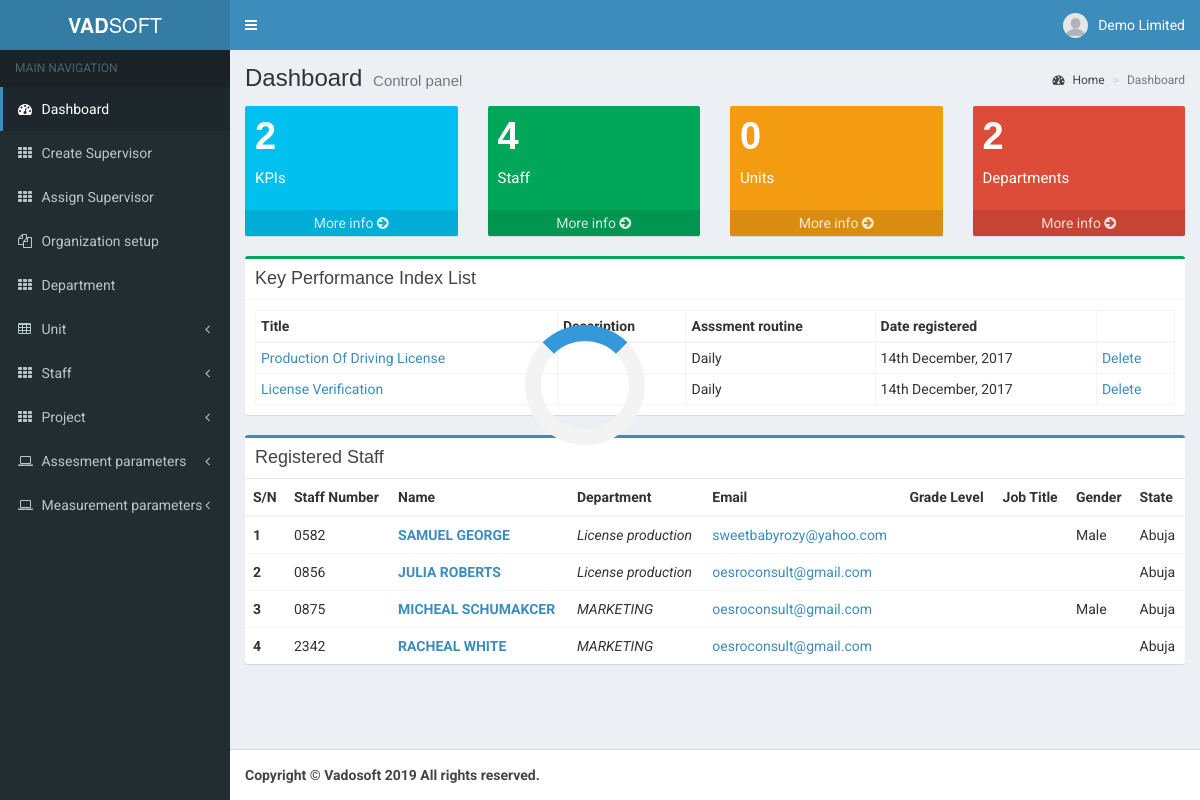
Screenshot of /v/index.php (signed in) with the database file from the repository.
### tables this page shows
CREATE TABLE `kpi` (
  `kpi_id` int(6) NOT NULL,
  `kpi_name` varchar(100) NOT NULL,
  `kpi_discrip` text NOT NULL,
  `kpi_routine` varchar(20) NOT NULL,
  `registered_at` datetime NOT NULL,
  `org_id` int(11) NOT NULL,
  `lasttimelinksent` datetime NOT NULL
);

CREATE TABLE `staff` (
  `sta_id` int(11) NOT NULL,
  `sta_number` varchar(100) NOT NULL,
  `sta_fname` varchar(20) NOT NULL,
  `sta_lname` varchar(20) NOT NULL,
  `sta_dept` int(6) NOT NULL,
  `sta_org` int(6) NOT NULL,
  `sta_email` varchar(100) NOT NULL,
  `sta_phone` varchar(30) NOT NULL,
  `sta_sex` varchar(7) NOT NULL,
  `registered_at` datetime DEFAULT NULL,
  `sta_state` varchar(30) NOT NULL,
  `sta_city` varchar(20) NOT NULL,
  `sta_grade_level` varchar(50) NOT NULL,
  `sta_job_title` varchar(50) NOT NULL
);

CREATE TABLE `department` (
  `dept_id` int(11) NOT NULL,
  `dept_name` varchar(50) NOT NULL,
  `dept_org` int(11) NOT NULL,
  `linkperson` int(11) NOT NULL,
  `dept_discrip` text NOT NULL,
  `registered_at` datetime NOT NULL
);

### v/webapp/functions.php (called while the page is built, shortened)
<?php
function GetKPI($connection, $kpi_id, $org_id)
{
    if ($kpi_id != "") {
        $WHERE = "WHERE kpi_id = '$kpi_id' and org_id = '$org_id'";
    } else {
        $WHERE = "WHERE org_id = '$org_id'";
    }
    $sql = "SELECT * FROM kpi ". $WHERE;
    $query = $connection ->query($sql) ;
    $num =  $query->execute();
    if($num !=0)
    {
        return $query->fetchAll();
    }
    else
    {
        return false;
    }
}
function GetStaffList($connection,$org,$dept_id)
{
    if ($dept_id)
    {
        $ANDWHERE = "AND (sta_dept = '$dept_id' OR sta_id = '$dept_id')";
    }
    else
    {
        $ANDWHERE = "";
    }
    $sql = "SELECT * FROM staff WHERE sta_org = '$org' $ANDWHERE";
    $query = $connection ->query($sql) ;
    $num =  $query->execute();
    if($num !=0)
    {
        return $query->fetchAll();
    }
    else
    {
        return false;
    }
}
function GetDeptId($connection,$id){
    $query = $connection ->query("SELECT * FROM department WHERE dept_id = '$id' ") ;
    while ($row = $query->fetch()) {
        $dept = $row['dept_name'] ;
        return " $dept ";
    }
}

### v/webapp/kpi.php (shortened to what this page needs)
<?php $get_assesement_kpi = GetKPI($connection, '', $_SESSION['id']) ; ?>
<div class="box box-success">
    <div class="box-header with-border">
        <h3 class="box-title">Key Performance Index List</h3>
    </div>
    <div class="box-body">
        <table class="table table-bordered table-condensed table-responsive" >
            <thead>
                <tr>
                    <th>Title</th>
                    <th>Description</th>
                    <th>Asssment routine</th>
                    <th>Date registered</th>
                    <th></th>
                </tr>
            </thead>
            <tbody>
               <?php
                foreach($get_assesement_kpi as $row)
                {
                    $name = $row['kpi_name'] ;
                    $discrip = $row['kpi_discrip'] ;
                    $routine = ucwords(strtolower($row['kpi_routine']));
                    $dtime = date("jS F, Y", strtotime($row['registered_at']));
                    $id = $row['kpi_id'] ;
                    echo "<tr>
                            <td class='description'><a href='staffprofile?id=$id&measure=kpilist' class='name'>".ucwords(strtolower($name))."</a></td>
                            <td>$discrip</td>
                            <td>$routine</td>
                            <td>$dtime</td>
                            <td> <a href='#' data-toggle='modal' data-target='#oc$id'>Delete</a></td>
                    </tr>";
                }
               ?>
            </tbody>
        </table>
    </div>
</div>

### v/webapp/staff_list_home.php (shortened to what this page needs)
<?php $get_staff = GetStaffList($connection,$_SESSION['id'], $dept_id); ?>
		<table id="dept" class="table table-responsive">
			<thead >
				<tr align="left">
					<th>S/N</th>
					<th>Staff Number</th>
					<th>Name</th>
					<th>Department</th>
					<th>Email</th>
					<th>Grade Level </th>
					<th>Job Title </th>
					<th>Gender</th>
					<th>State</th>
				</tr>
			</thead>
			<tbody>
				<?php
					$sn = 1;
					foreach ($get_staff as $row)
					{
						$fname = $row['sta_fname'] ;
			            $lname = $row['sta_lname'] ;
			            $dept = $row['sta_dept'] ;
			            $email = $row['sta_email'];
			            $gender = $row['sta_sex'];
			            $id = $row['sta_id'];
			            $grade_level = $row['sta_grade_level'];
			            $job_title = $row['sta_job_title'];
			            $name = "$fname ".  " $lname ";
			            $snumber = $row['sta_number'];
			            $state = $row['sta_state'];
          				$randvalue = md5(rand(0000,9999).$id.$lname) . md5(rand(2222,8889).$id.$fname) . md5($id.$name);
			            echo "<tr>
			            		<th scope='row'>$sn</th>
			            		<td>$snumber</td>
			                    <td><a href='staffprofile?tag=$randvalue&id=$id&measure=summarylist' class='name'><b>$name</b></a></td>
			                    <td><em>".GetDeptId($connection,$dept)."</em></td>
			                    <td><a href='mailto:$email'>$email</a></td>
			                    <td>$grade_level</td>
			                    <td>$job_title</td>
			                    <td>$gender</td>
			                    <td>$state</td>
			            </tr>";
			            $sn=$sn+1;
					}
				?>
			</tbody>
		</table>

### rows the page displays
kpi: kpi_name "Production Of Driving License", kpi_routine "Daily", registered_at "14th December, 2017"
kpi: kpi_name "License Verification", kpi_routine "Daily", registered_at "14th December, 2017"
staff: sta_number "0582", name "SAMUEL GEORGE", sta_dept.dept_name "License production", sta_email "sweetbabyrozy@yahoo.com", sta_sex "Male", sta_state "Abuja"
staff: sta_number "0856", name "JULIA ROBERTS", sta_dept.dept_name "License production", sta_email "oesroconsult@gmail.com", sta_state "Abuja"
staff: sta_number "0875", name "MICHEAL SCHUMAKCER", sta_dept.dept_name "MARKETING", sta_email "oesroconsult@gmail.com", sta_sex "Male", sta_state "Abuja"
staff: sta_number "2342", name "RACHEAL WHITE", sta_dept.dept_name "MARKETING", sta_email "oesroconsult@gmail.com", sta_state "Abuja"

### other values shown
$_SESSION['name'] "Demo Limited"
recordCount($connection, "kpi", $_SESSION['id']) "2"
recordCount($connection, "staff", $_SESSION['id']) "4"
recordCount($connection, "unit", $_SESSION['id'] ) "0"
recordCount($connection, "department", $_SESSION['id']) "2"
